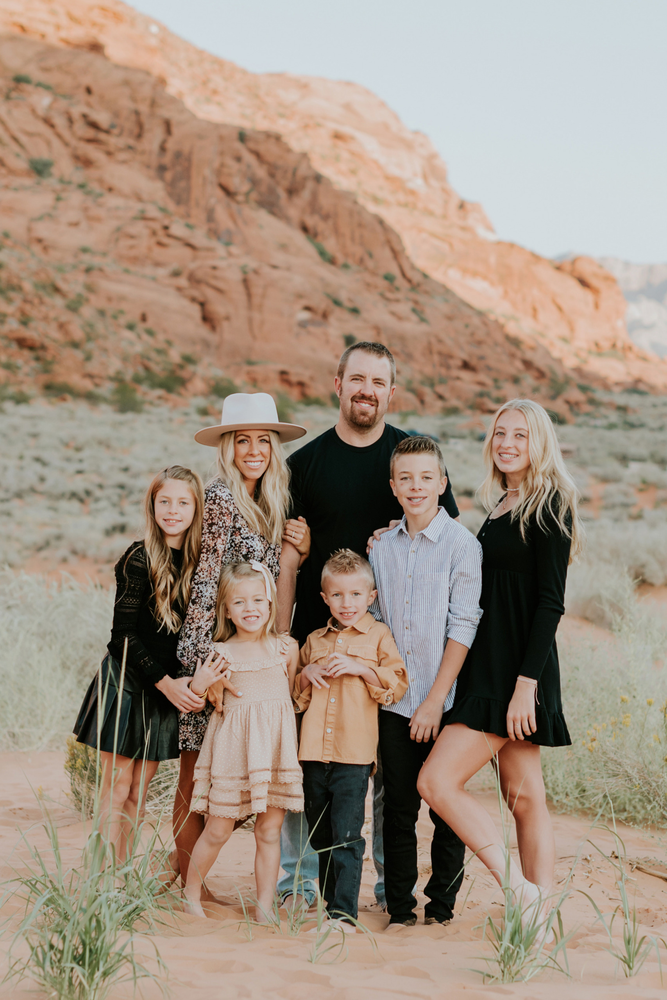
#> input picture images.png, 667 x 1000 px, shrunk from 1707 x 2560 before the run
$ python pretrainned.py
#> lines starting #> are read from the running program, lines starting #| are printed output that depends on the picture; after the words box and inside, x2 and y2 are one past the last pixel; in counts of white or black regions, pixels touching at a corner belong together

# Importing OpenCV package
import cv2

# Reading the image
img = cv2.imread('images.png')
#> img is the input picture: shape (1000, 667, 3); mean B, G, R 128.8, 144.2, 161.4

# Converting image to grayscale
gray_img = cv2.cvtColor(img, cv2.COLOR_BGR2GRAY)
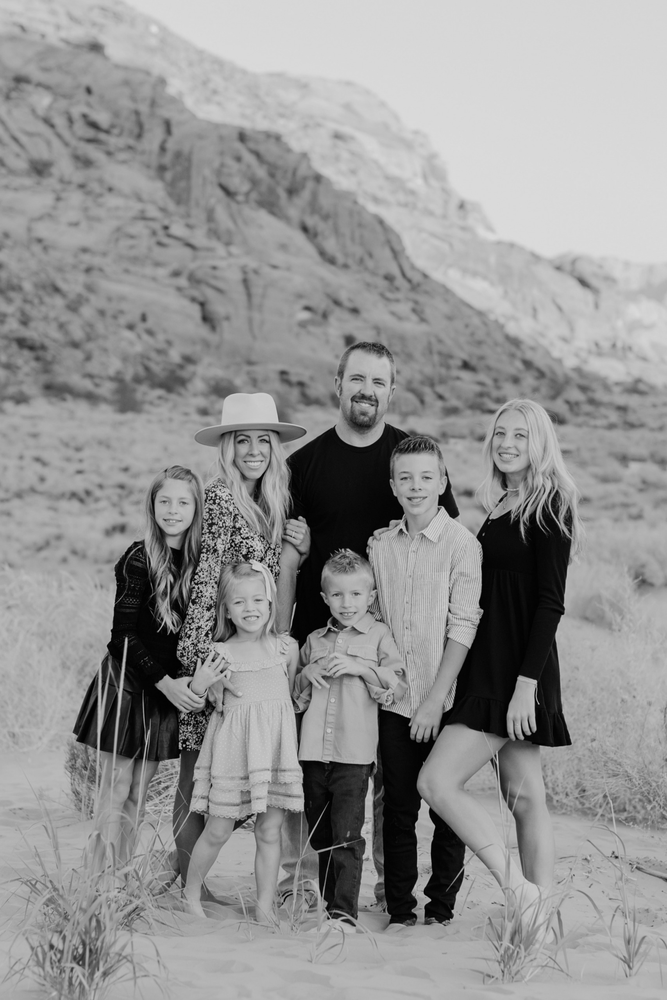
#> gray_img: shape (1000, 667); min 0, max 219, mean 147.6

# Loading the required haar-cascade xml classifier file
haar_cascade = cv2.CascadeClassifier('haarcascade_frontalface_default.xml')

# Applying the face detection method on the grayscale image
faces_rect = haar_cascade.detectMultiScale(gray_img,scaleFactor = 1.1, minNeighbors=5)
#> faces_rect = [[227, 420, 54, 54], [321, 572, 55, 55], [147, 481, 53, 53], [224, 580, 52, 52], [386, 454, 59, 59], [482, 413, 56, 56], [336, 357, 61, 61], [209, 594, 105, 105]]

# Iterating through rectangles of detected faces
for (x, y, w, h) in faces_rect:
    cv2.rectangle(img, (x, y), (x+w, y+h), (0, 255, 0), 2)
#> this loop made 8 passes
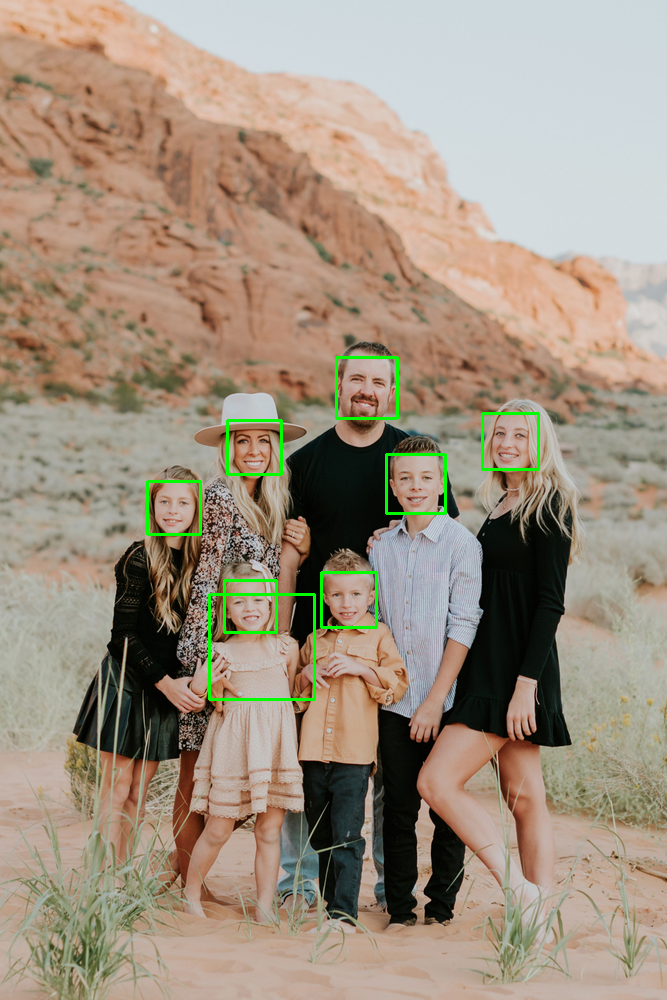
#> img: shape (1000, 667, 3); 0.88% of pixels changed, all inside (x1, y1, x2, y2) = (146, 356, 540, 701)

cv2.imshow('Detected faces', img)
cv2.imwrite('a.png',img)
cv2.waitKey(0)
